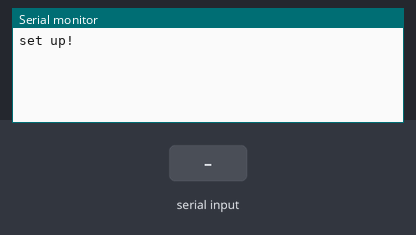
This sketch was run on a simulated Arduino Uno, built with avr-gcc and run on an emulated ATmega328P. On the bench: the last lines printed to the serial monitor. The test bench sets the inputs (shaded band).

Above: at 2.8 s.
2.9 s: "s" received over the second serial link
At 4.3 s:
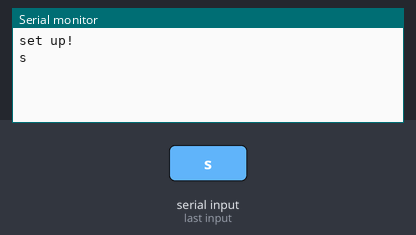
4.6 s: "c" received over the second serial link
At 6.3 s:
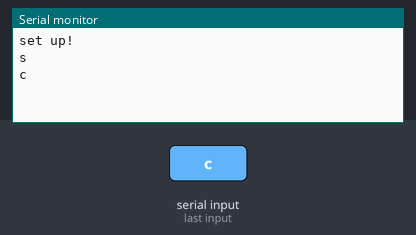
6.7 s: "p" received over the second serial link
At 8.0 s:
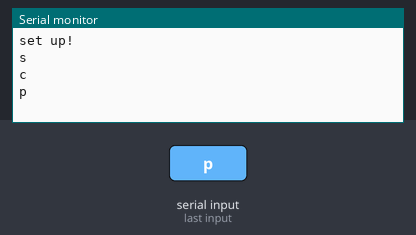
8.8 s: "r" received over the second serial link
At 10.6 s:
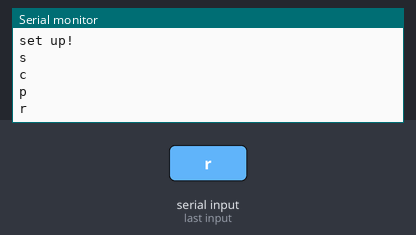
10.9 s: "1" received over the second serial link
At 12.6 s:
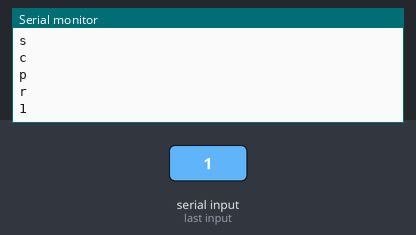

The sketch:

test.ino
```cpp
#include <SoftwareSerial.h>

SoftwareSerial mySerial(10, 11); // RX, TX

void send_command(char);
void get_valueprint(void);
String get_value(void);


void setup() {
  // Open serial communications and wait for port to open:
  Serial.begin(9600);
  // set the data rate for the SoftwareSerial port
  mySerial.begin(9600);
  Serial.println("set up!");
}

void loop() { // run over and over

    char key = 'p';

    send_command(key);
    Serial.println(get_value());

    delay(1000);

}

void send_command(char command)
{
  switch(command)
  {
    case 's':
      mySerial.print("s");
      break;
    case 'c':
      mySerial.print("c");
      break;
    case 'p':
      mySerial.print("p");
    break;
    case 'r':
      mySerial.print("r");
    break;
    default:
      mySerial.print("c");
    break;
  }
}

void get_valueprint(void)
{

  String buffer = "";

  while(mySerial.available())
  {
    char c = mySerial.read();
    buffer += c;
    delay(100);

    if(c == '\r\n')
    {
      break;
    }
  }
  Serial.println(buffer);
  buffer = "";
  mySerial.flush();

}

String get_value(void)
{

  String buffer = "";

  while(mySerial.available())
  {
    char c = mySerial.read();
    buffer += c;
    delay(100);

    if(c == '\r\n')
    {
      break;
    }
  }
  mySerial.flush();

  return buffer;

}
```

Measured:
- after the input at 2.9 s, the serial monitor: prints a new line after 0.20 s (image 1)
- after the input at 4.6 s, the serial monitor: prints a new line after 0.61 s (image 2)
- after the input at 6.7 s, the serial monitor: prints a new line after 0.61 s (image 3)
- after the input at 8.8 s, the serial monitor: prints a new line after 0.61 s (image 4)
- after the input at 10.9 s, the serial monitor: prints a new line after 0.61 s (image 5)
